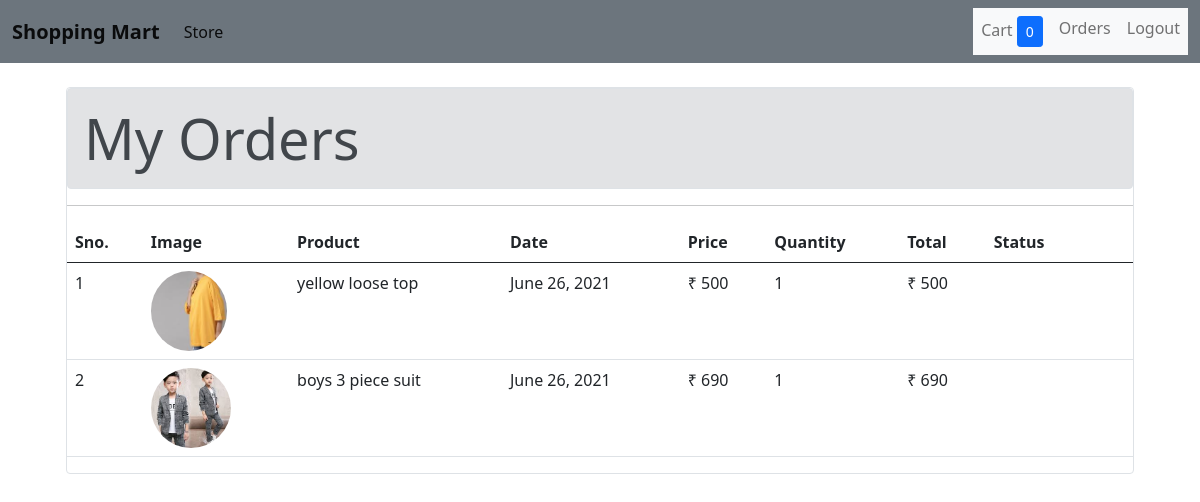
The page /orders (signed in) on the database its author committed.
### store/models/orders.py (models this page shows, shortened)
class Order(models.Model):
    product = models.ForeignKey(Product ,
                                on_delete=models.CASCADE)
    customer = models.ForeignKey(Customer ,
                                 on_delete=models.CASCADE)
    quantity = models.IntegerField(default=1)
    price = models.IntegerField()
    address = models.CharField(max_length=50 , default=' ' , blank = True)
    phone = models.CharField(max_length=50 , default=' ' , blank = True)
    date = models.DateField(default=datetime.datetime.today)
    status = models.BooleanField(default=False)
    @staticmethod
    def get_orders_by_customer(customer_ID):
       return Order\
           .objects\
           .filter(customer =  customer_ID)\
           .order_by('-date')

### store/models/product.py (models this page shows, shortened)
class Product(models.Model):
    name = models.CharField(max_length=50)
    price = models.IntegerField(default=0)
    category = models.ForeignKey(Category , on_delete=models.CASCADE , default=1)
    description = models.CharField(max_length=200, default='' , null=True , blank=True)
    image = models.ImageField(upload_to='uploads/products/')

### store/middlewares/auth.py (the view)
    def middleware(request):
        print(request.session.get('customer'))
        returnUrl = request.META['PATH_INFO']
        print(request.META['PATH_INFO'])
        if not request.session.get('customer'):
           return redirect(f'login?return_url={returnUrl}')
        response = get_response(request)
        return response

### store/templatetags/custom_filter.py (called while the page is built)
@register.filter(name='currency')
def currency(number):
    return "₹ "+str(number)

@register.filter(name='multiply')
def multiply(number , number1):
    return number * number1

### store/views/orders.py (called while the page is built)
     def get(self , request):
         customer = request.session.get('customer')
         orders = Order.get_orders_by_customer(customer)
         print(orders)
         orders = orders.reverse()
         return render(request , 'orders.html' , {'orders' : orders})

### store/templates/orders.html
{% extends 'base.html' %}
{% block content %}
 {% load cart %}
  {%load custom_filter%}
 <div class="container">
    <div class="border rounded p4 m-4">
        <p class="display-4 pl-3 ml-3 alert alert-secondary border"><b>My Orders</b></p>
        <hr>
        <table class="table">
            <thead>
            <tr>
                <th>Sno.</th>
                <th>Image</th>
                <th>Product</th>
                <th>Date</th>
                <th>Price</th>
                <th>Quantity</th>
                <th>Total</th>
                <th>Status</th>
            </tr>
            </thead>
            <tbody>
            {% for order in orders %}
            <tr>
                <td>{{forloop.counter}}</td>
                <td><img style="height: 80px;" class="rounded-circle" src="{{order.product.image.url}}" alt=""></td>
                <td>{{order.product.name}}</td>
                <td>{{order.date}}</td>
                <td>{{order.price|currency}}</td>
                <td>{{order.quantity}}</td>
                <td>{{order.quantity|multiply:order.price|currency}}</td>
                {% if order.status %}
                <td><small class="badge
                 badge-success">Completed</small></td>
                {% else %}
                <td><small class="badge
                 badge-warning">Pending</small></td>
                {% endif %}
            </tr>
            {% endfor %}
        </tbody>
        </table>
    </div>
</div>
{% endblock %}

### rows shown on the page
Order: product.image (picture), product.name "yellow loose top", date "June 26, 2021", price "₹ 500", quantity "1", quantity|multiply "₹ 500"
Order: product.image (picture), product.name "boys 3 piece suit", date "June 26, 2021", price "₹ 690", quantity "1", quantity|multiply "₹ 690"

### other values the page prints
{{ request.session.cart.keys|length }} "0"
